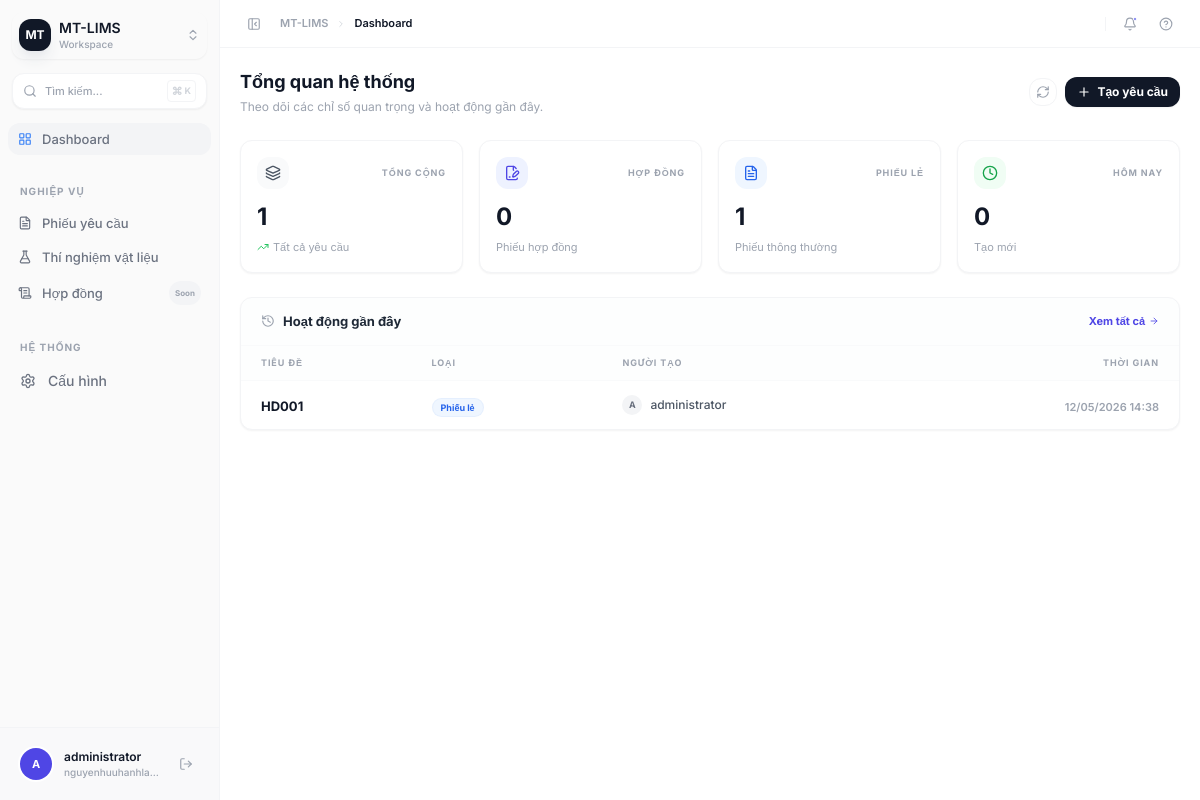
The app's page / (signed in) with its own data.
### request_form/models.py (models this page shows, shortened)
class Request(models.Model):
    class RequestType(models.TextChoices):
        CONTRACT = "contract", "Contract"
        SLIP = "slip", "Slip"
    class Status(models.TextChoices):
        REVIEWING = "reviewing", "Đang xem xét"
        IN_PROGRESS = "in_progress", "Đang thực hiện"
        COMPLETED = "completed", "Hoàn tất"
        CANCELLED = "cancelled", "Hủy bỏ"
    title = models.CharField(max_length=255)
    type = models.CharField(
        max_length=20,
        choices=RequestType.choices,
        default=RequestType.SLIP,
    )
    status = models.CharField(
        max_length=20,
        choices=Status.choices,
        default=Status.REVIEWING,
    )
    created_by = models.ForeignKey(
        User,
        on_delete=models.PROTECT,
        related_name="requests",
    )
    content = models.TextField()
    participants = models.JSONField(default=list, blank=True)
    project_information = models.JSONField(default=dict, blank=True)
    requesting_unit = models.JSONField(default=dict, blank=True)
    created_at = models.DateTimeField(auto_now_add=True)
    updated_at = models.DateTimeField(auto_now=True)

### request_form/views.py (the view)
# urls.py: path("", dashboard, name="dashboard"),
@login_required
def dashboard(request):
    today = timezone.now().date()
    context = {
        "total_requests":  Request.objects.count(),
        "total_contracts": Request.objects.filter(type="contract").count(),
        "total_slips":     Request.objects.filter(type="slip").count(),
        "today_requests":  Request.objects.filter(created_at__date=today).count(),
        "recent_requests": Request.objects.order_by("-created_at")[:8],
    }
    return render(request, "dashboard.html", context)

### templates/dashboard.html (shortened to what this page needs)
{% extends "base.html" %}
{% block breadcrumb %}Dashboard{% endblock %}
{% block content %}
<div class="p-5 max-w-7xl mx-auto space-y-6">
  <div class="flex items-center justify-between">
    <div>
      <h1 class="text-lg font-bold text-gray-900">Tổng quan hệ thống</h1>
      <p class="text-[12px] text-gray-400 mt-0.5">Theo dõi các chỉ số quan trọng và hoạt động gần đây.</p>
    </div>
    <div class="flex items-center gap-2">
      <button class="p-1.5 text-gray-400 hover:text-gray-900 border border-gray-100 rounded-lg hover:bg-gray-50 transition-all">
        <i data-lucide="refresh-cw" class="w-3.5 h-3.5"></i>
      </button>
      <a href="{% url 'request_create' %}" class="flex items-center gap-1.5 px-3 py-1.5 bg-gray-900 text-white text-[12px] font-bold rounded-lg hover:bg-gray-800 transition-all shadow-sm">
        <i data-lucide="plus" class="w-3.5 h-3.5"></i>
        Tạo yêu cầu
      </a>
    </div>
  </div>
  <div class="grid grid-cols-1 md:grid-cols-2 lg:grid-cols-4 gap-4">
    <div class="bg-white border border-gray-100 rounded-xl p-4 shadow-sm hover:shadow-md transition-all group">
      <div class="flex items-center justify-between mb-3">
        <div class="w-8 h-8 rounded-lg bg-gray-50 flex items-center justify-center text-gray-600 group-hover:bg-gray-900 group-hover:text-white transition-all">
          <i data-lucide="layers" class="w-4 h-4"></i>
        </div>
        <span class="text-[9px] font-bold text-gray-400 uppercase tracking-widest">Tổng cộng</span>
      </div>
      <p class="text-2xl font-bold text-gray-900">{{ total_requests }}</p>
      <p class="text-[11px] text-gray-400 mt-1.5 flex items-center gap-1">
        <i data-lucide="trending-up" class="w-3 h-3 text-green-500"></i>
        Tất cả yêu cầu
      </p>
    </div>
    <div class="bg-white border border-gray-100 rounded-xl p-4 shadow-sm hover:shadow-md transition-all group">
      <div class="flex items-center justify-between mb-3">
        <div class="w-8 h-8 rounded-lg bg-indigo-50 flex items-center justify-center text-indigo-600 group-hover:bg-indigo-600 group-hover:text-white transition-all">
          <i data-lucide="file-signature" class="w-4 h-4"></i>
        </div>
        <span class="text-[9px] font-bold text-gray-400 uppercase tracking-widest">Hợp đồng</span>
      </div>
      <p class="text-2xl font-bold text-gray-900">{{ total_contracts }}</p>
      <p class="text-[11px] text-gray-400 mt-1.5">Phiếu hợp đồng</p>
    </div>
    <div class="bg-white border border-gray-100 rounded-xl p-4 shadow-sm hover:shadow-md transition-all group">
      <div class="flex items-center justify-between mb-3">
        <div class="w-8 h-8 rounded-lg bg-blue-50 flex items-center justify-center text-blue-600 group-hover:bg-blue-600 group-hover:text-white transition-all">
          <i data-lucide="file-text" class="w-4 h-4"></i>
        </div>
        <span class="text-[9px] font-bold text-gray-400 uppercase tracking-widest">Phiếu lẻ</span>
      </div>
      <p class="text-2xl font-bold text-gray-900">{{ total_slips }}</p>
      <p class="text-[11px] text-gray-400 mt-1.5">Phiếu thông thường</p>
    </div>
    <div class="bg-white border border-gray-100 rounded-xl p-4 shadow-sm hover:shadow-md transition-all group">
      <div class="flex items-center justify-between mb-3">
        <div class="w-8 h-8 rounded-lg bg-green-50 flex items-center justify-center text-green-600 group-hover:bg-green-600 group-hover:text-white transition-all">
          <i data-lucide="clock" class="w-4 h-4"></i>
        </div>
        <span class="text-[9px] font-bold text-gray-400 uppercase tracking-widest">Hôm nay</span>
      </div>
      <p class="text-2xl font-bold text-gray-900">{{ today_requests }}</p>
      <p class="text-[11px] text-gray-400 mt-1.5">Tạo mới</p>
    </div>
  </div>
  <div class="bg-white border border-gray-100 rounded-xl overflow-hidden shadow-sm">
    <div class="px-5 py-3.5 border-b border-gray-50 flex items-center justify-between bg-gray-50/30">
      <div class="flex items-center gap-2">
        <i data-lucide="history" class="w-3.5 h-3.5 text-gray-400"></i>
        <h2 class="text-[13px] font-bold text-gray-800">Hoạt động gần đây</h2>
      </div>
      <a href="{% url 'request_list' %}" class="text-[11px] font-bold text-indigo-600 hover:text-indigo-700 flex items-center gap-1 transition-colors">
        Xem tất cả
        <i data-lucide="arrow-right" class="w-2.5 h-2.5"></i>
      </a>
    </div>
    <div class="overflow-x-auto">
      <table class="w-full text-left">
        <thead>
          <tr class="bg-gray-50/30 border-b border-gray-50">
            <th class="px-5 py-2.5 text-[9px] font-bold text-gray-400 uppercase tracking-widest">Tiêu đề</th>
            <th class="px-5 py-2.5 text-[9px] font-bold text-gray-400 uppercase tracking-widest">Loại</th>
            <th class="px-5 py-2.5 text-[9px] font-bold text-gray-400 uppercase tracking-widest">Người tạo</th>
            <th class="px-5 py-2.5 text-[9px] font-bold text-gray-400 uppercase tracking-widest text-right">Thời gian</th>
          </tr>
        </thead>
        <tbody class="divide-y divide-gray-50">
          {% for req in recent_requests %}
          <tr class="hover:bg-gray-50/50 transition-colors group cursor-pointer" onclick="window.location='{% url 'request_list' %}'">
            <td class="px-5 py-3">
              <span class="text-[13px] font-bold text-gray-900 group-hover:text-indigo-600 transition-colors">{{ req.title }}</span>
            </td>
            <td class="px-5 py-3">
              {% if req.type == 'contract' %}
              <span class="inline-flex items-center px-2 py-0.5 rounded-full text-[9px] font-bold bg-indigo-50 text-indigo-600 border border-indigo-100/50">Hợp đồng</span>
              {% else %}
              <span class="inline-flex items-center px-2 py-0.5 rounded-full text-[9px] font-bold bg-blue-50 text-blue-600 border border-blue-100/50">Phiếu lẻ</span>
              {% endif %}
            </td>
            <td class="px-5 py-3">
              <div class="flex items-center gap-2">
                <div class="w-5 h-5 rounded-full bg-gray-100 flex items-center justify-center text-[9px] font-bold text-gray-500">
                  {{ req.created_by.username|slice:":1"|upper }}
                </div>
                <span class="text-[12px] text-gray-600 font-medium">{{ req.created_by.get_full_name|default:req.created_by.username }}</span>
              </div>
            </td>
            <td class="px-5 py-3 text-right">
              <span class="text-[11px] text-gray-400 font-semibold">{{ req.created_at|date:"d/m/Y H:i" }}</span>
            </td>
          </tr>
          {% endfor %}
        </tbody>
      </table>
    </div>
  </div>
</div>
{% endblock %}

### templates/base.html (shortened to what this page needs)
<!DOCTYPE html>
<html lang="vi" x-data="{ sidebarOpen: true }">
<head>
  <script src="https://cdn.tailwindcss.com"></script>
</head>
<body class="bg-white text-gray-800 antialiased h-screen flex overflow-hidden">
  <aside
    class="sidebar-transition flex-shrink-0 flex flex-col border-r border-gray-100 bg-[#fafafa] overflow-hidden"
    :class="sidebarOpen ? 'w-[220px]' : 'w-[64px]'"
  >
    <div class="p-3">
      <button class="w-full flex items-center gap-2 p-1.5 rounded-xl hover:bg-gray-200/50 transition-all group border border-transparent hover:border-gray-200/50 shadow-sm" :class="sidebarOpen ? '' : 'justify-center p-0 h-9 w-9 mx-auto'">
        <div class="w-8 h-8 rounded-lg bg-gray-900 flex items-center justify-center flex-shrink-0 shadow-lg shadow-gray-200">
          <span class="text-white text-xs font-bold">MT</span>
        </div>
        <div x-show="sidebarOpen" x-cloak class="text-left flex-1 min-w-0">
          <p class="text-sm font-semibold text-gray-900 leading-tight truncate">MT-LIMS</p>
          <p class="text-[10px] text-gray-400 font-medium">Workspace</p>
        </div>
        <i x-show="sidebarOpen" x-cloak data-lucide="chevrons-up-down" class="w-3.5 h-3.5 text-gray-400 group-hover:text-gray-600"></i>
      </button>
    </div>
    <div class="px-3 py-0.5" x-show="sidebarOpen" x-cloak>
      <button class="w-full flex items-center gap-2 px-2.5 py-1.5 rounded-lg border border-gray-100 bg-white shadow-sm hover:border-gray-200 transition-all text-gray-400 group">
        <i data-lucide="search" class="w-3.5 h-3.5 text-gray-400 group-hover:text-gray-600"></i>
        <span class="text-[11px] font-medium">Tìm kiếm...</span>
        <span class="ml-auto flex items-center gap-0.5 text-[9px] font-bold text-gray-300 border border-gray-100 rounded px-1 py-0.5">
          <span class="text-[11px]">⌘</span>K
        </span>
      </button>
    </div>
    <nav class="flex-1 overflow-y-auto px-2 py-3 space-y-0.5">
      <a href="{% url 'dashboard' %}"
         class="flex items-center gap-2.5 px-2.5 py-1.5 rounded-lg text-sm text-gray-500 hover:bg-gray-100 hover:text-gray-900 transition-all group {% if request.resolver_match.url_name == 'dashboard' %}nav-active{% endif %}"
         :class="sidebarOpen ? '' : 'justify-center px-0'">
        <i data-lucide="layout-grid" class="w-3.5 h-3.5 flex-shrink-0"></i>
        <span x-show="sidebarOpen" x-cloak class="font-medium text-[13px]">Dashboard</span>
      </a>
      <div class="pt-5 pb-1 px-3" x-show="sidebarOpen" x-cloak>
        <span class="text-[10px] font-bold text-gray-400 uppercase tracking-[0.1em]">Nghiệp vụ</span>
      </div>
      <a href="{% url 'request_list' %}"
         class="flex items-center gap-2.5 px-2.5 py-1.5 rounded-lg text-sm text-gray-500 hover:bg-gray-100 hover:text-gray-900 transition-all group {% if request.resolver_match.url_name == 'request_list' %}nav-active{% endif %}"
         :class="sidebarOpen ? '' : 'justify-center px-0'">
        <i data-lucide="file-text" class="w-3.5 h-3.5 flex-shrink-0"></i>
        <span x-show="sidebarOpen" x-cloak class="font-medium text-[13px]">Phiếu yêu cầu</span>
      </a>
      <a href="{% url 'material_test_list' %}"
         class="flex items-center gap-2.5 px-2.5 py-1.5 rounded-lg text-sm text-gray-500 hover:bg-gray-100 hover:text-gray-900 transition-all group {% if request.resolver_match.url_name == 'material_test_list' %}nav-active{% endif %}"
         :class="sidebarOpen ? '' : 'justify-center px-0'">
        <i data-lucide="flask-conical" class="w-3.5 h-3.5 flex-shrink-0"></i>
        <span x-show="sidebarOpen" x-cloak class="font-medium text-[13px]">Thí nghiệm vật liệu</span>
      </a>
      <a href="#"
         class="flex items-center gap-2.5 px-2.5 py-1.5 rounded-lg text-sm text-gray-500 hover:bg-gray-100 hover:text-gray-900 transition-all group"
         :class="sidebarOpen ? '' : 'justify-center px-0'">
        <i data-lucide="scroll-text" class="w-3.5 h-3.5 flex-shrink-0"></i>
        <span x-show="sidebarOpen" x-cloak class="font-medium text-[13px]">Hợp đồng</span>
        <span x-show="sidebarOpen" x-cloak class="ml-auto text-[8px] font-bold bg-gray-100 text-gray-400 rounded-full px-1.5 py-0.5">Soon</span>
      </a>
      <div class="pt-5 pb-1 px-3" x-show="sidebarOpen" x-cloak>
        <span class="text-[10px] font-bold text-gray-400 uppercase tracking-[0.1em]">Hệ thống</span>
      </div>
      <a href="/admin/"
         class="flex items-center gap-3 px-3 py-2 rounded-lg text-sm text-gray-500 hover:bg-gray-100 hover:text-gray-900 transition-all group"
         :class="sidebarOpen ? '' : 'justify-center px-0'">
        <i data-lucide="settings" class="w-4 h-4 flex-shrink-0"></i>
        <span x-show="sidebarOpen" x-cloak class="font-medium">Cấu hình</span>
      </a>
    </nav>
    <div class="p-3 bg-gray-50/50 border-t border-gray-100">
      <div class="flex items-center gap-3 p-2 rounded-xl transition-colors" :class="sidebarOpen ? '' : 'justify-center p-1'">
        <div class="w-8 h-8 rounded-full bg-indigo-600 flex items-center justify-center flex-shrink-0 ring-2 ring-white shadow-sm">
          <span class="text-white text-[11px] font-bold">{{ user.username|slice:":1"|upper }}</span>
        </div>
        <div x-show="sidebarOpen" x-cloak class="flex-1 min-w-0">
          <p class="text-xs font-semibold text-gray-900 truncate">{{ user.get_full_name|default:user.username }}</p>
          <p class="text-[10px] text-gray-400 font-medium truncate">{{ user.email|default:"mt-lims.local" }}</p>
        </div>
        <form action="{% url 'logout' %}" method="post" x-show="sidebarOpen" x-cloak>
          <button type="submit" class="p-1.5 rounded-lg hover:bg-red-50 text-gray-400 hover:text-red-500 transition-colors">
            <i data-lucide="log-out" class="w-3.5 h-3.5"></i>
          </button>
        </form>
      </div>
    </div>
  </aside>
  <div class="flex-1 flex flex-col overflow-hidden">
    <header class="h-12 border-b border-gray-100 flex items-center px-5 gap-3 flex-shrink-0 bg-white/80 backdrop-blur-md sticky top-0 z-20">
      <button
        @click="sidebarOpen = !sidebarOpen"
        class="p-1.5 rounded-lg hover:bg-gray-100 text-gray-400 hover:text-gray-900 transition-all flex-shrink-0 border border-transparent hover:border-gray-200"
        :title="sidebarOpen ? 'Thu gọn sidebar' : 'Mở rộng sidebar'"
      >
        <i :data-lucide="sidebarOpen ? 'panel-left-close' : 'panel-left-open'" class="w-3.5 h-3.5"></i>
      </button>
      <div class="flex items-center gap-2 text-[11px] font-semibold">
        <span class="text-gray-400">MT-LIMS</span>
        <i data-lucide="chevron-right" class="w-2.5 h-2.5 text-gray-300"></i>
        <span class="text-gray-900">{% block breadcrumb %}Trang chủ{% endblock %}</span>
      </div>
      <div class="ml-auto flex items-center gap-2">
        <button class="p-1.5 rounded-lg hover:bg-gray-100 text-gray-400 hover:text-gray-900 transition-all border border-transparent hover:border-gray-200 relative">
          <i data-lucide="bell" class="w-3.5 h-3.5"></i>
          <span class="absolute top-1.5 right-1.5 w-1 h-1 bg-indigo-500 rounded-full border border-white"></span>
        </button>
        <button class="p-1.5 rounded-lg hover:bg-gray-100 text-gray-400 hover:text-gray-900 transition-all border border-transparent hover:border-gray-200">
          <i data-lucide="help-circle" class="w-3.5 h-3.5"></i>
        </button>
      </div>
    </header>
    <main class="flex-1 overflow-auto bg-[#ffffff]">
      {% block content %}{% endblock %}
    </main>
  </div>
</body>
</html>

### templates/base.html (style rules this page uses)
:root { --radius: 0.75rem; }
body { font-family: 'Inter', sans-serif; }
.sidebar-transition { transition: all 250ms cubic-bezier(0.4, 0, 0.2, 1); }
.nav-active { background-color: #f1f5f9; color: #0f172a; font-weight: 600; }
.nav-active i, .nav-active svg { color: #3b82f6; }
.sidebar-transition { transition: width 200ms ease; }
.nav-active { background-color: #f3f4f6; color: #111827; font-weight: 500; }

### records on screen
Request: title "HD001", type "Phiếu lẻ", created_by.username "A", created_by.get_full_name "administrator", created_at "12/05/2026 14:38"

### other values on screen
{{ user.username|slice:":1"|upper }} "A"
{{ user.get_full_name|default:user.username }} "administrator"
{{ user.email|default:"mt-lims.local" }} "nguyenhuuhanhla…"
{{ total_requests }} "1"
{{ total_contracts }} "0"
{{ total_slips }} "1"
{{ today_requests }} "0"
